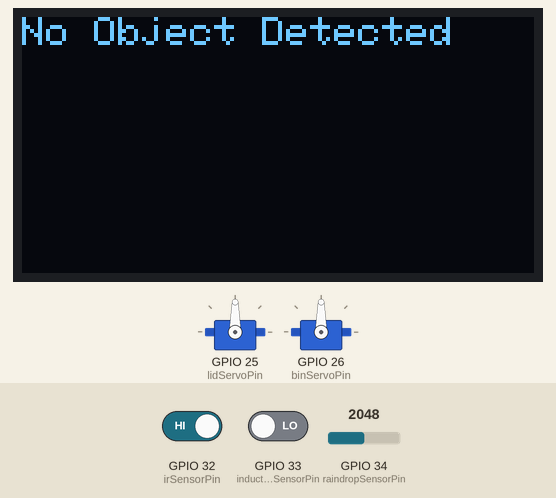
A sketch run on a simulated ESP32. Parts: 2 × servo, 128×64 one-colour display. The inputs (shaded band) are chosen by the test bench; at power-on: GPIO 32 (irSensorPin) HIGH, GPIO 33 (inductiveSensorPin) LOW, GPIO 34 (raindropSensorPin) = 2048. WiFi joins after 1.5 s; servers stay silent unless stated; what the sketch prints to the serial monitor is not drawn.

Above: at 4.0 s.
4.1 s: GPIO 32 (irSensorPin) driven LOW
At 13.7 s:
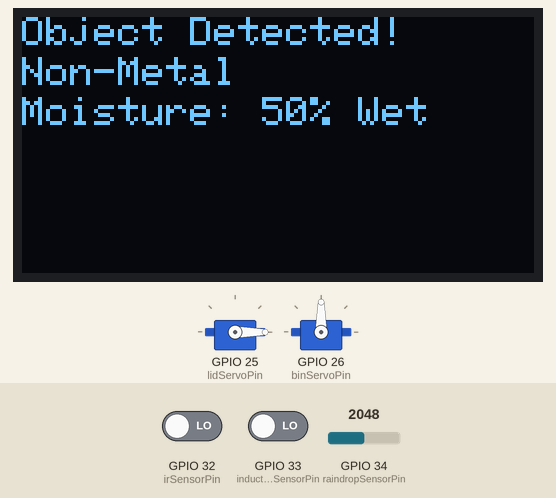
14.0 s: GPIO 33 (inductiveSensorPin) driven HIGH
At 22.7 s:
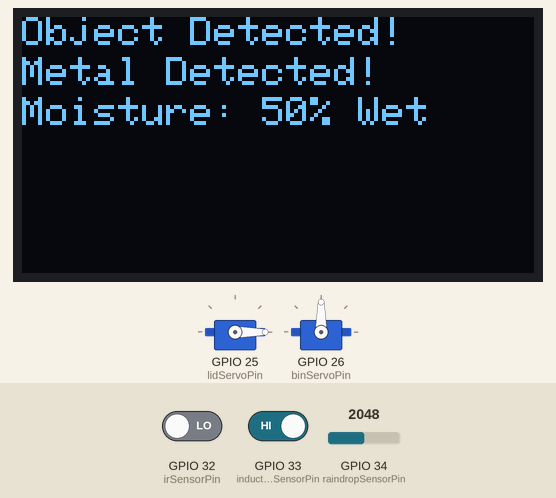
23.7 s: GPIO 32 (irSensorPin) driven HIGH
At 28.7 s:
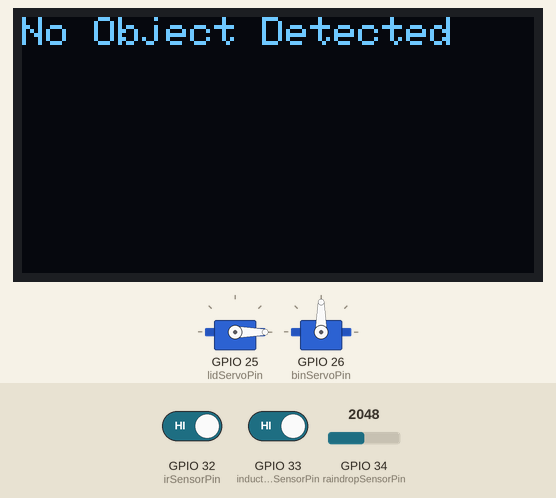
29.3 s: GPIO 32 (irSensorPin) driven LOW
At 33.6 s:
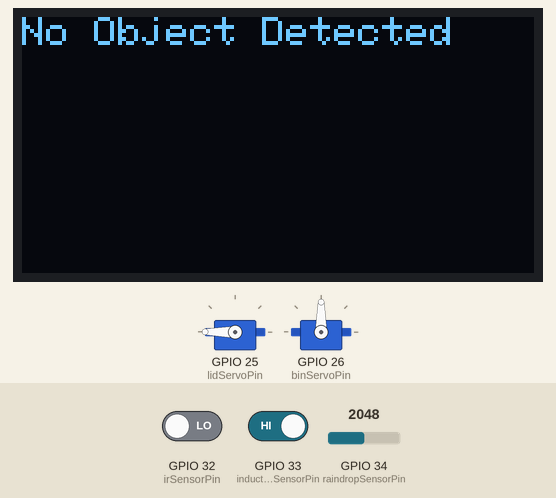
38.4 s: GPIO 34 (raindropSensorPin) set to 2866
At 47.8 s:
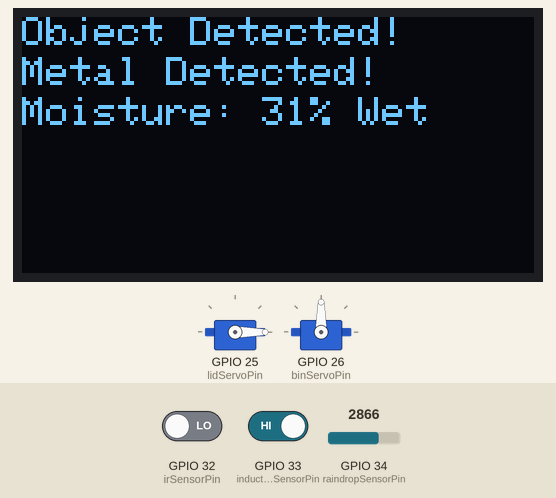
48.1 s: GPIO 34 (raindropSensorPin) set to 3603
At 56.8 s:
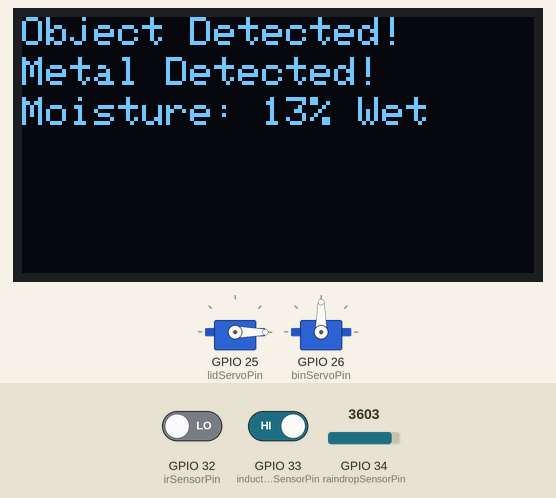
Timing chart, 0 to 58.3 s (numbered marks = the images above; inputs shaded):
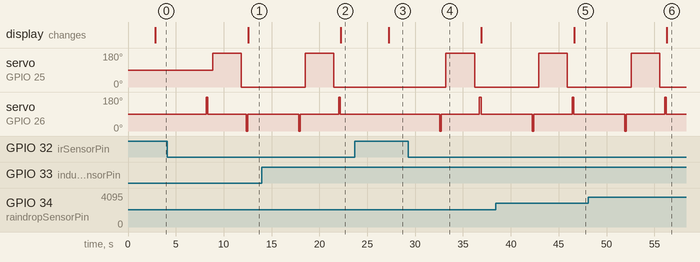

The sketch:

final.ino
```cpp
#define BLYNK_TEMPLATE_ID "TMPL3kXN9dvfC"
#define BLYNK_TEMPLATE_NAME "oso"

#include <WiFi.h>
#include <BlynkSimpleEsp32.h>
#include <ESP32Servo.h>
#include <Wire.h>
#include <Adafruit_GFX.h>
#include <Adafruit_SSD1306.h>

// Blynk Authentication Token
char auth[] = "DQ9vl8CJ4zXs3xn-wWaLUPxzOtu5GHQO";

// WiFi Credentials
char ssid[] = "Ishaan's jio phone";
char pass[] = "12345678";

// OLED Display Setup
#define SCREEN_WIDTH 128
#define SCREEN_HEIGHT 64
#define SDA_PIN 21
#define SCL_PIN 22
Adafruit_SSD1306 display(SCREEN_WIDTH, SCREEN_HEIGHT, &Wire, -1);

// GPIO Pins
const int inductiveSensorPin = 33;  // Inductive sensor
const int irSensorPin = 32;         // IR sensor
const int raindropSensorPin = 34;   // Raindrop sensor (ADC)
const int lidServoPin = 25;         // Servo motor for lid
const int binServoPin = 26;         // Servo motor for rotating bin

Servo lidServo;
Servo binServo;

// Blynk Virtual Pins Assignments
#define V0_SERVO V0
#define V1_IR_SENSOR V1
#define V2_INDUCTIVE_SENSOR V2
#define V3_RAINDROP_SENSOR V3
#define V4_RECYCLABLE_LED V4
#define V5_WET_LED V5
#define V6_DRY_LED V6

void setup() {
  Serial.begin(115200);

  // Connect to WiFi
  WiFi.begin(ssid, pass);
  while (WiFi.status() != WL_CONNECTED) {
    delay(1000);
    Serial.println("Connecting to WiFi...");
  }
  Serial.println("Connected to WiFi!");

  // Connect to Blynk
  Blynk.begin(auth, ssid, pass);

  // Initialize Sensors
  pinMode(inductiveSensorPin, INPUT);
  pinMode(irSensorPin, INPUT);

  lidServo.attach(lidServoPin, 500, 2500); // Attach lid servo (PWM range for ESP32)
  lidServo.write(90); // Start position at 0°

  binServo.attach(binServoPin, 500, 2500); // Attach bin rotation servo
  binServo.write(90);  // Stop rotation
  delay(500);

  // Initialize OLED Display
  Wire.begin(SDA_PIN, SCL_PIN);
  if (!display.begin(SSD1306_SWITCHCAPVCC, 0x3C)) {
    Serial.println("SSD1306 allocation failed!");
    while (1);
  }
  display.clearDisplay();
}

// Function to Update OLED Display
void updateOLED(String msg1, String msg2, String msg3) {
  display.clearDisplay();
  display.setTextSize(1);
  display.setTextColor(SSD1306_WHITE);

  display.setCursor(0, 0);
  display.println(msg1);

  display.setCursor(0, 10);
  display.println(msg2);

  display.setCursor(0, 20);
  display.println(msg3);

  display.display();
}

// Function to Rotate the Bin
void rotateBin(int position) {
  Serial.print("Rotating bin to position: ");
  Serial.println(position);
  binServo.write(position);
  delay(2000); // Wait for bin to rotate
}

void OpenOut(){
    Serial.println("🔄 Opening lid...");
    lidServo.write(180);  // Open lid
    delay(3000);
    Serial.println("🔄 Closing lid...");
    lidServo.write(0);   // Close lid
  }

void loop() {
  Blynk.run(); // Keep Blynk connected

  int irValue = digitalRead(irSensorPin);

  if (irValue == LOW) {  // Object detected
    Serial.println("Object Detected!");

    int inductiveValue = digitalRead(inductiveSensorPin);
    bool isMetal = (inductiveValue == HIGH); // LOW means metal detected

    int rainRaw = analogRead(raindropSensorPin);
    int rainPercentage = map(rainRaw, 0, 4095, 100, 0);

    Serial.println(isMetal ? "Metal Detected!" : "Non-Metal");
    Serial.print("Moisture Percentage: ");
    Serial.println(rainPercentage);

    // Reset to dry bin position
    binServo.write(90); // stop
    delay(300); // settle

    if (isMetal) {
      // Rotate to metal compartment
      binServo.write(0);
      delay(175); // approx 120°
      binServo.write(90); // stop
      delay(500);
      OpenOut();
      delay(500);
      binServo.write(180);
      delay(175); // approx 120°
      binServo.write(90); // stop


    } else if (rainPercentage > 0) {
      // Rotate to wet compartment
      binServo.write(180);
      delay(175); // approx 120°
      binServo.write(90); // stop
      delay(500);
      OpenOut();
      delay(500);
      binServo.write(0);
      delay(175); // approx 120°
      binServo.write(90); // stop
    } else {
      // Already at default position
      OpenOut();
    }

    // LEDs
    Blynk.virtualWrite(V4_RECYCLABLE_LED, isMetal ? 255 : 0);
    Blynk.virtualWrite(V5_WET_LED, (rainPercentage > 0 && !isMetal) ? 255 : 0);
    Blynk.virtualWrite(V6_DRY_LED, (!isMetal && rainPercentage == 0) ? 255 : 0);

    // Data to Blynk
    Blynk.virtualWrite(V1_IR_SENSOR, irValue);
    Blynk.virtualWrite(V2_INDUCTIVE_SENSOR, inductiveValue);
    Blynk.virtualWrite(V3_RAINDROP_SENSOR, rainPercentage);

    // OLED
    String inductiveMsg = isMetal ? "Metal Detected!" : "Non-Metal";
    String rainMsg = "Moisture: " + String(rainPercentage) + "% Wet";
    updateOLED("Object Detected!", inductiveMsg, rainMsg);

  } else {
    Serial.println("No object detected.");
    updateOLED("No Object Detected", "", "");

    // Turn off all LEDs if no object is present
    Blynk.virtualWrite(V4_RECYCLABLE_LED, 0);
    Blynk.virtualWrite(V5_WET_LED, 0);
    Blynk.virtualWrite(V6_DRY_LED, 0);
  }

  delay(5000); // Check every 5 seconds
}
```

Measured:
- after the input at 4.1 s, servo on GPIO 25 (lidServoPin): 90° → 180° after 4.7 s, → 0° 3.0 s later; servo on GPIO 26 (binServoPin): 90° → 180° after 4.1 s, → 90° 0.17 s later, → 0° 4.0 s later, → 90° 0.17 s later; the display: changes after 8.4 s (image 1)
- after the input at 14.0 s, the display: changes after 8.2 s (image 2)
- after the input at 23.7 s, servo on GPIO 25 (lidServoPin): stays 0° (without the input it goes to 180° after 4.5 s); servo on GPIO 26 (binServoPin): stays 90° (without the input it goes to 0° after 3.8 s); the display: changes after 3.5 s (image 3)
- after the input at 29.3 s, servo on GPIO 25 (lidServoPin): 0° → 180° after 3.9 s, → 0° 3.0 s later; servo on GPIO 26 (binServoPin): 90° → 0° after 3.2 s, → 90° 0.17 s later, → 180° 4.0 s later, → 90° 0.17 s later
- after the input at 38.4 s, the display: changes after 8.2 s (image 5)
- after the input at 48.1 s, the display: changes after 8.2 s (image 6)
